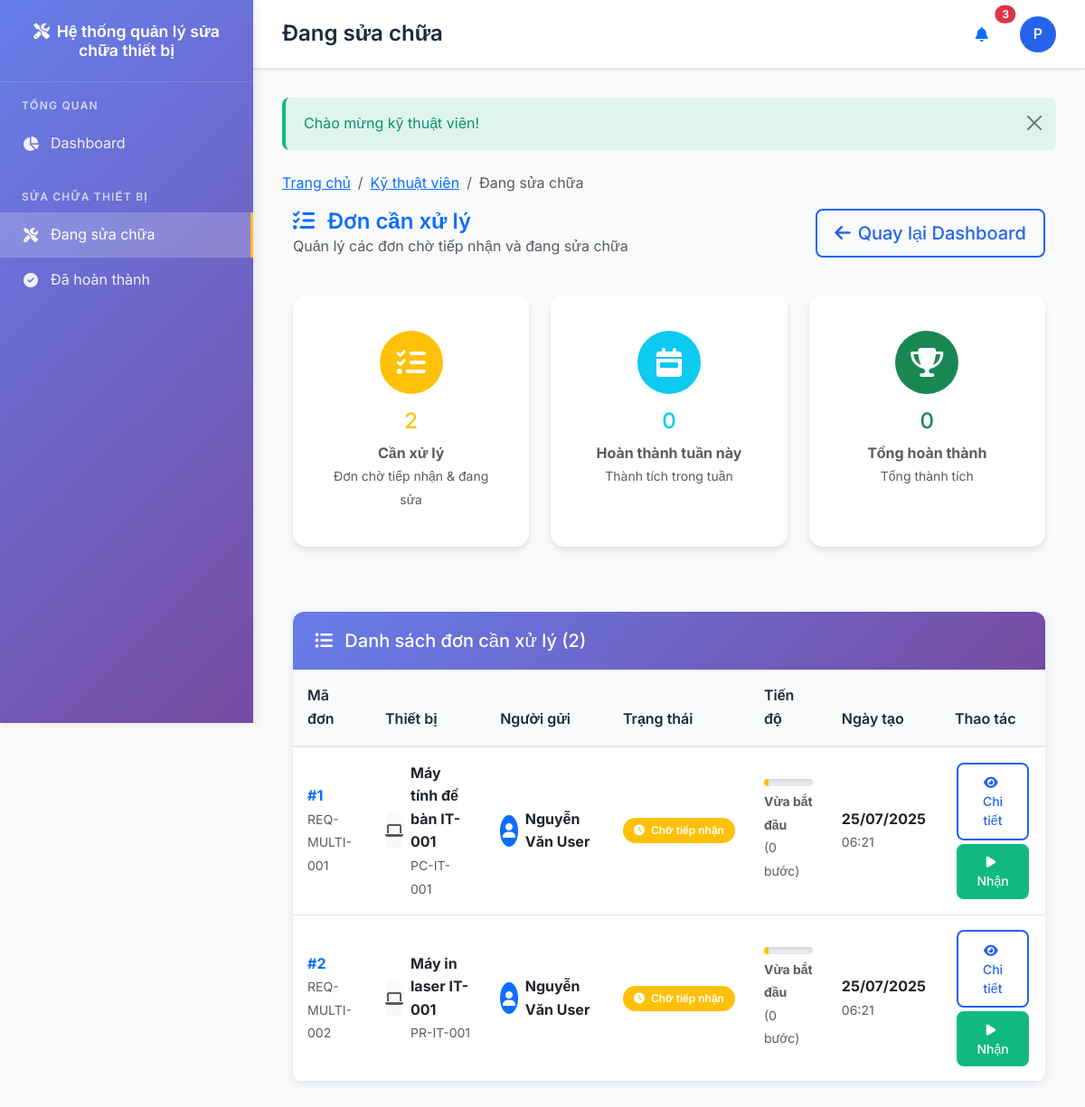
The page /repair/in-progress.php (signed in) on the database as committed earlier.
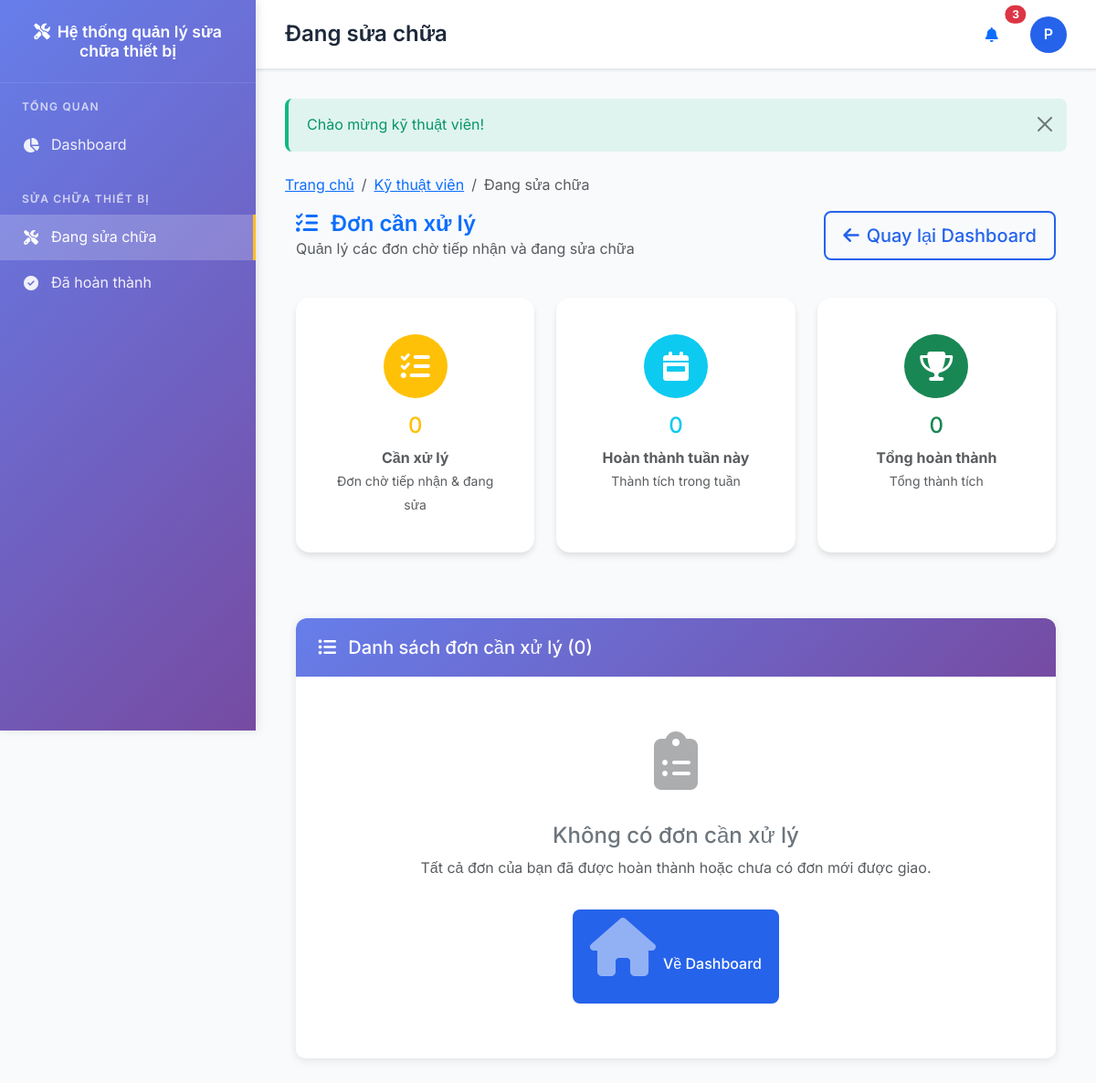
The same page on the database as committed later.
### tables this page shows
CREATE TABLE repair_requests (
    id INT AUTO_INCREMENT PRIMARY KEY,
    request_code VARCHAR(50) NOT NULL UNIQUE,
    equipment_id INT NOT NULL,
    requester_id INT NOT NULL,
    problem_description TEXT NOT NULL,
    urgency_level ENUM('low', 'medium', 'high', 'critical') DEFAULT 'medium',
    images JSON,
    videos JSON,
    current_status_id INT NOT NULL,
    assigned_technician_id INT,
    estimated_cost DECIMAL(15,2) DEFAULT 0,
    total_cost DECIMAL(15,2) DEFAULT 0,
    expected_completion DATE,
    actual_completion TIMESTAMP NULL,
    notes TEXT,
    created_at TIMESTAMP DEFAULT CURRENT_TIMESTAMP,
    updated_at TIMESTAMP DEFAULT CURRENT_TIMESTAMP ON UPDATE CURRENT_TIMESTAMP,
    FOREIGN KEY (equipment_id) REFERENCES equipments(id) ON DELETE CASCADE,
    FOREIGN KEY (requester_id) REFERENCES users(id) ON DELETE RESTRICT,
    FOREIGN KEY (current_status_id) REFERENCES repair_statuses(id) ON DELETE RESTRICT,
    FOREIGN KEY (assigned_technician_id) REFERENCES users(id) ON DELETE SET NULL
);

CREATE TABLE equipments (
    id INT AUTO_INCREMENT PRIMARY KEY,
    code VARCHAR(50) NOT NULL UNIQUE,
    name VARCHAR(100) NOT NULL,
    model VARCHAR(100),
    brand VARCHAR(100),
    type_id INT,
    department_id INT,
    location TEXT,
    purchase_date DATE,
    warranty_date DATE,
    purchase_price DECIMAL(15,2),
    status ENUM('active', 'maintenance', 'broken', 'retired') DEFAULT 'active',
    description TEXT,
    image VARCHAR(255),
    created_at TIMESTAMP DEFAULT CURRENT_TIMESTAMP,
    updated_at TIMESTAMP DEFAULT CURRENT_TIMESTAMP ON UPDATE CURRENT_TIMESTAMP,
    FOREIGN KEY (type_id) REFERENCES equipment_types(id) ON DELETE SET NULL,
    FOREIGN KEY (department_id) REFERENCES departments(id) ON DELETE SET NULL
);

CREATE TABLE users (
    id INT AUTO_INCREMENT PRIMARY KEY,
    username VARCHAR(50) NOT NULL UNIQUE,
    password VARCHAR(255) NOT NULL,
    full_name VARCHAR(100) NOT NULL,
    email VARCHAR(100),
    phone VARCHAR(20),
    avatar VARCHAR(255),
    role_id INT NOT NULL,
    department_id INT,
    status ENUM('active', 'inactive', 'blocked') DEFAULT 'active',
    last_login TIMESTAMP NULL,
    created_at TIMESTAMP DEFAULT CURRENT_TIMESTAMP,
    updated_at TIMESTAMP DEFAULT CURRENT_TIMESTAMP ON UPDATE CURRENT_TIMESTAMP,
    FOREIGN KEY (role_id) REFERENCES roles(id) ON DELETE RESTRICT,
    FOREIGN KEY (department_id) REFERENCES departments(id) ON DELETE SET NULL
);

CREATE TABLE repair_statuses (
    id INT AUTO_INCREMENT PRIMARY KEY,
    code VARCHAR(50) NOT NULL UNIQUE,
    name VARCHAR(100) NOT NULL,
    step_order INT NOT NULL,
    color VARCHAR(20) DEFAULT '#6c757d',
    icon VARCHAR(50) DEFAULT 'fas fa-circle',
    description TEXT,
    created_at TIMESTAMP DEFAULT CURRENT_TIMESTAMP
);

### repair/in-progress.php (the view, shortened to what the changed rows need)
<?php
$db = Database::getInstance();
$user = current_user();
$inProgressRequests = $db->fetchAll(
    "SELECT r.*, e.name as equipment_name, e.code as equipment_code, e.model as equipment_model,
            u.full_name as requester_name, u.phone as requester_phone,
            d.name as department_name, s.name as status_name, s.code as status_code
     FROM repair_requests r
     LEFT JOIN equipments e ON r.equipment_id = e.id
     LEFT JOIN users u ON r.requester_id = u.id
     LEFT JOIN departments d ON u.department_id = d.id
     LEFT JOIN repair_statuses s ON r.current_status_id = s.id
     WHERE s.code IN ('SENT_TO_REPAIR', 'IN_PROGRESS')
     AND (r.assigned_technician_id = ? OR r.assigned_technician_id IS NULL)
     ORDER BY r.updated_at DESC",
    [$user['id']]
);
$title = 'Đang sửa chữa';
$breadcrumbs = [
    ['title' => 'Trang chủ', 'url' => url('dashboard.php')],
    ['title' => 'Kỹ thuật viên', 'url' => url('technician/')],
    ['title' => 'Đang sửa chữa', 'url' => '']
];
?>
<div class="container-fluid">
    <div class="row mb-4">
        <div class="col-md-8">
            <h2 class="page-title text-primary">
                <i class="fas fa-tasks me-2"></i>
                Đơn cần xử lý
            </h2>
        </div>
    </div>
    <div class="row mb-5">
        <div class="col-xl-4 col-md-6 mb-4">
            <div class="card stats-card h-100">
                <div class="card-body text-center">
                    <div class="circle-icon bg-warning text-white mb-3 mx-auto" style="width: 70px; height: 70px; border-radius: 50%; display: flex; align-items: center; justify-content: center;">
                        <i class="fas fa-tasks fa-2x"></i>
                    </div>
                    <h4 class="text-warning mb-2"><?= count($inProgressRequests) ?></h4>
                    <p class="text-muted mb-0 fw-bold">Cần xử lý</p>
                    <small class="text-muted">Đơn chờ tiếp nhận & đang sửa</small>
                </div>
            </div>
        </div>
    </div>
    <div class="card table-modern">
        <div class="card-header" style="background: linear-gradient(135deg, #667eea 0%, #764ba2 100%); color: white; border: none;">
            <h5 class="mb-0">
                <i class="fas fa-list-ul me-2"></i>
                Danh sách đơn cần xử lý (<?= count($inProgressRequests) ?>)
            </h5>
        </div>
        <div class="card-body p-0">
            <?php if (empty($inProgressRequests)): ?>
                <div class="empty-state">
                    <i class="fas fa-clipboard-list text-muted"></i>
                    <h4 class="mt-3 mb-2">Không có đơn cần xử lý</h4>
                    <p class="text-muted">Tất cả đơn của bạn đã được hoàn thành hoặc chưa có đơn mới được giao.</p>
                    <a href="<?= url('technician/') ?>" class="btn btn-primary mt-3">
                        <i class="fas fa-home me-2"></i>Về Dashboard
                    </a>
                </div>
            <?php else: ?>
                <div class="table-responsive">
                    <table class="table mb-0">
                        <thead>
                            <tr>
                                <th width="12%">Mã đơn</th>
                                <th width="18%">Thiết bị</th>
                                <th width="15%">Người gửi</th>
                                <th width="12%">Trạng thái</th>
                                <th width="15%">Tiến độ</th>
                                <th width="12%">Ngày tạo</th>
                                <th width="16%">Thao tác</th>
                            </tr>
                        </thead>
                        <tbody>
                            <?php foreach ($inProgressRequests as $request): ?>
                                <tr>
                                    <td>
                                        <strong class="text-primary">#<?= $request['id'] ?></strong>
                                        <br><small class="text-muted"><?= $request['request_code'] ?></small>
                                    </td>
                                    <td>
                                        <div class="d-flex align-items-center">
                                            <?php if (!empty($request['equipment_image'])): ?>
                                                <img src="<?= asset('uploads/equipments/' . $request['equipment_image']) ?>"
                                                     alt="Equipment" class="rounded me-2" width="40" height="40"
                                                     style="object-fit: cover;">
                                            <?php else: ?>
                                                <div class="bg-light rounded me-2 d-flex align-items-center justify-content-center"
                                                     style="width: 40px; height: 40px;">
                                                    <i class="fas fa-laptop text-muted"></i>
                                                </div>
                                            <?php endif; ?>
                                            <div>
                                                <strong><?= e($request['equipment_name']) ?></strong>
                                                <br><small class="text-muted"><?= e($request['equipment_code']) ?></small>
                                            </div>
                                        </div>
                                    </td>
                                    <td>
                                        <div class="d-flex align-items-center">
                                            <div class="bg-primary rounded-circle me-2 d-flex align-items-center justify-content-center"
                                                 style="width: 35px; height: 35px;">
                                                <i class="fas fa-user text-white"></i>
                                            </div>
                                            <div>
                                                <strong><?= e($request['requester_name']) ?></strong>
                                            </div>
                                        </div>
                                    </td>
                                    <td>
                                        <?php
                                        $statusInfo = [
                                            'SENT_TO_REPAIR' => ['class' => 'warning', 'text' => 'Chờ tiếp nhận', 'icon' => 'clock'],
                                            'IN_PROGRESS' => ['class' => 'info', 'text' => 'Đang sửa chữa', 'icon' => 'cog']
                                        ][$request['status_code']] ?? ['class' => 'secondary', 'text' => $request['status_name'], 'icon' => 'info'];
                                        ?>
                                        <span class="badge badge-status bg-<?= $statusInfo['class'] ?>">
                                            <i class="fas fa-<?= $statusInfo['icon'] ?> me-1"></i>
                                            <?= $statusInfo['text'] ?>
                                        </span>
                                    </td>
                                    <td>
                                        <?php
                                        $repairDetailsCount = $db->fetch(
                                            "SELECT COUNT(*) as count FROM repair_details WHERE request_id = ?",
                                            [$request['id']]
                                        )['count'] ?? 0;
                                        if ($repairDetailsCount == 0) {
                                            $progress = 10;
                                            $progressText = "Vừa bắt đầu";
                                            $progressClass = "warning";
                                        } elseif ($repairDetailsCount < 3) {
                                            $progress = 40;
                                            $progressText = "Đang tiến hành";
                                            $progressClass = "info";
                                        } else {
                                            $progress = 80;
                                            $progressText = "Gần hoàn thành";
                                            $progressClass = "success";
                                        }
                                        ?>
                                        <div class="progress progress-custom mb-1" style="height: 8px;">
                                            <div class="progress-bar bg-<?= $progressClass ?>" style="width: <?= $progress ?>%"></div>
                                        </div>
                                        <small class="text-muted fw-bold"><?= $progressText ?></small>
                                        <br><small class="text-muted">(<?= $repairDetailsCount ?> bước)</small>
                                    </td>
                                    <td>
                                        <span class="fw-bold"><?= date('d/m/Y', strtotime($request['updated_at'])) ?></span>
                                        <br><small class="text-muted"><?= date('H:i', strtotime($request['updated_at'])) ?></small>
                                    </td>
                                    <td>
                                        <div class="action-buttons">
                                            <a href="<?= url('repairs/view.php?code=' . $request['request_code']) ?>"
                                               class="btn btn-outline-primary btn-sm mb-1" title="Xem chi tiết">
                                                <i class="fas fa-eye me-1"></i>Chi tiết
                                            </a>
                                            <?php if ($request['status_code'] === 'SENT_TO_REPAIR'): ?>
                                                <br><a href="<?= url('technician/start-repair.php?id=' . $request['id']) ?>"
                                                   class="btn btn-success btn-sm" title="Bắt đầu sửa chữa">
                                                    <i class="fas fa-play me-1"></i>Nhận
                                                </a>
                                            <?php endif; ?>
                                        </div>
                                    </td>
                                </tr>
                            <?php endforeach; ?>
                        </tbody>
                    </table>
                </div>
            <?php endif; ?>
        </div>
    </div>
</div>
<?php
$content = ob_get_clean();
require_once __DIR__ . '/../layouts/app.php';
?>

### layouts/app.php (shortened to what the changed rows need)
<!DOCTYPE html>
<html lang="vi">
<head>
    <link href="https://cdn.jsdelivr.net/npm/bootstrap@5.3.0/dist/css/bootstrap.min.css" rel="stylesheet">
    <link href="https://cdnjs.cloudflare.com/ajax/libs/font-awesome/6.4.0/css/all.min.css" rel="stylesheet">
</head>
<body>
    <div class="main-content">
        <header class="main-header">
            <div class="header-content">
                <div>
                    <h1 class="page-title"><?= e($title ?? 'Dashboard') ?></h1>
                </div>
            </div>
        </header>
        <main class="content-area">
            <?php $flash_messages = get_flash_messages(); ?>
            <?php if (!empty($flash_messages)): ?>
                <?php foreach ($flash_messages as $message): ?>
                    <div class="alert alert-<?= $message['type'] === 'error' ? 'danger' : $message['type'] ?> alert-dismissible fade show">
                        <?= e($message['message']) ?>
                        <button type="button" class="btn-close" data-bs-dismiss="alert"></button>
                    </div>
                <?php endforeach; ?>
            <?php endif; ?>
            <?php if (isset($breadcrumbs)): ?>
                <?= breadcrumb($breadcrumbs) ?>
            <?php endif; ?>
            <?php if (isset($content)): ?>
                <?= $content ?>
            <?php endif; ?>
        </main>
    </div>
</body>
</html>

### utils/helpers.php (shortened to what the changed rows need)
<?php
function e($string) {
    return htmlspecialchars($string ?? '', ENT_QUOTES, 'UTF-8');
}
function url($path = '') {
    return BASE_URL . ltrim($path, '/');
}
function get_flash_messages() {
    $messages = $_SESSION['flash'] ?? [];
    return $messages;
}
function is_logged_in() {
    return isset($_SESSION['user_id']) && !empty($_SESSION['user_id']) && is_numeric($_SESSION['user_id']);
}
function current_user() {
    try {
        $db = Database::getInstance();
        $user = $db->fetch(
            "SELECT u.*, r.name as role_name, r.display_name as role_display_name,
                    d.name as department_name
             FROM users u
             LEFT JOIN roles r ON u.role_id = r.id
             LEFT JOIN departments d ON u.department_id = d.id
             WHERE u.id = ? AND u.status = 'active'",
            [$_SESSION['user_id']]
        );
        return $user;
    } catch (Exception $e) {
        error_log("Error in current_user(): " . $e->getMessage());
        return null;
    }
}
function breadcrumb($items) {
    $html = '<nav aria-label="breadcrumb"><ol class="breadcrumb">';
    $count = count($items);
    foreach ($items as $index => $item) {
        if ($index === $count - 1) {
            $html .= '<li class="breadcrumb-item active" aria-current="page">' . e($item['title']) . '</li>';
        } else {
            $html .= '<li class="breadcrumb-item"><a href="' . e($item['url']) . '">' . e($item['title']) . '</a></li>';
        }
    }
    $html .= '</ol></nav>';
    return $html;
}
?>

Rows that differ between the two databases and show on the page:
removed repair_requests: id "1", request_code "REQ-MULTI-001", equipment.name "Máy tính để bàn IT-001", equipment.code "PC-IT-001", requester.full_name "Nguyễn Văn User", current_status.code "Chờ tiếp nhận", $progress 10 (drawn), progressText "Vừa bắt đầu", repairDetailsCount "0", updated_at "25/07/2025", updated_at "06:21"
removed repair_requests: id "2", request_code "REQ-MULTI-002", equipment.name "Máy in laser IT-001", equipment.code "PR-IT-001", requester.full_name "Nguyễn Văn User", current_status.code "Chờ tiếp nhận", $progress 10 (drawn), progressText "Vừa bắt đầu", repairDetailsCount "0", updated_at "25/07/2025", updated_at "06:21"
Other text that changed with them:
count($inProgressRequests): "2" → "0"
text no longer shown: "Mã đơn Thiết bị Người gửi Trạng thái Tiến độ Ngày tạo Thao tác"
text now shown: "Không có đơn cần xử lý Tất cả đơn của bạn đã được hoàn thành hoặc chưa có đơn mới được giao. Về Dashboard"
